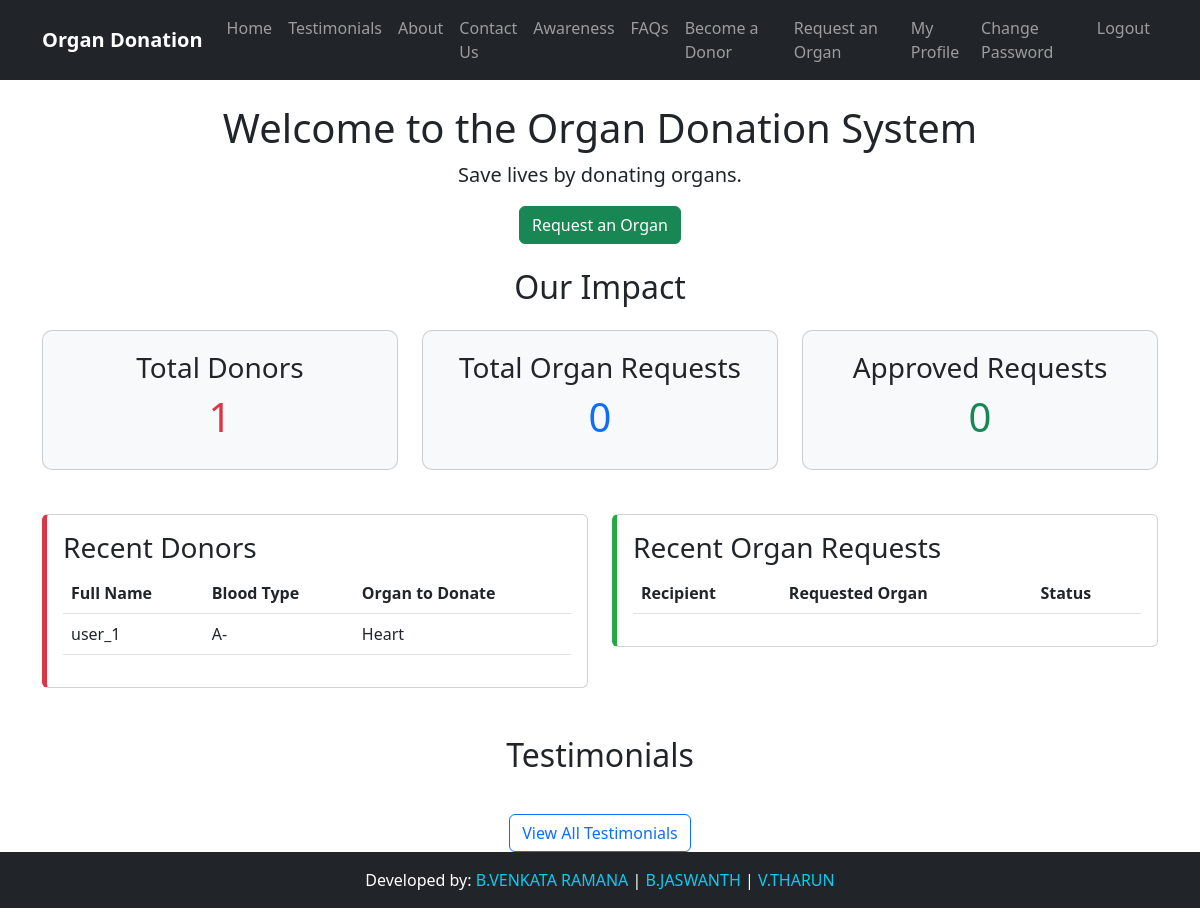
Page / (signed in) on the committed database.
### donation/models.py (models this page shows, shortened)
class Donor(models.Model):
    BLOOD_TYPE_CHOICES = [
        ('A+', 'A+'), ('A-', 'A-'),
        ('B+', 'B+'), ('B-', 'B-'),
        ('AB+', 'AB+'), ('AB-', 'AB-'),
        ('O+', 'O+'), ('O-', 'O-'),
    ]
    ORGAN_CHOICES = [
        ('Heart', 'Heart'),
        ('Liver', 'Liver'),
        ('Kidney', 'Kidney'),
        ('Lungs', 'Lungs'),
        ('Pancreas', 'Pancreas'),
        ('Corneas', 'Corneas'),
    ]
    user = models.OneToOneField(User, on_delete=models.CASCADE)
    full_name = models.CharField(max_length=100)
    age = models.PositiveIntegerField()
    blood_type = models.CharField(max_length=3, choices=BLOOD_TYPE_CHOICES)
    organ_to_donate = models.CharField(max_length=20, choices=ORGAN_CHOICES)
    contact_number = models.CharField(max_length=15)
    address = models.TextField()
    is_approved = models.BooleanField(default=False)

### donation/views.py (the view)
# urls.py: path('', views.home, name='home'),
def home(request):
    donors = Donor.objects.filter(is_approved=True)
    requests = OrganRequest.objects.all()
    testimonials = Testimonial.objects.all()[:3]
    context = {
        'total_donors': donors.count(),
        'total_requests': requests.count(),
        'approved_requests': requests.filter(status='Approved').count(),
        'recent_donors': donors.order_by('-id')[:2],
        'recent_requests': requests.order_by('-request_date')[:2],
        'testimonials': testimonials,
    }
    return render(request, 'donation/home.html', context)

### donation/templates/donation/home.html (shortened to what this page needs)
{% extends 'donation/base.html' %}
{% block content %}
<div class="row mb-4">
    <div class="col-md-12 text-center">
        <h1>Welcome to the Organ Donation System</h1>
        <p class="lead">Save lives by donating organs.</p>
        <div class="mt-3">
            {% if user.is_authenticated %}
                <a href="{% url 'request_organ' %}" class="btn btn-success">Request an Organ</a>
            {% else %}
                <a href="{% url 'register_donor' %}" class="btn btn-danger me-2">Become a Donor</a>
                <a href="{% url 'request_organ' %}" class="btn btn-success">Request an Organ</a>
            {% endif %}
        </div>
    </div>
</div>
<div class="row mb-4">
    <h2 class="text-center mb-4">Our Impact</h2>
    <div class="col-md-4">
        <div class="card impact-card bg-light">
            <h3 class="text-center">Total Donors</h3>
            <h1 class="text-center text-danger">{{ total_donors }}</h1>
        </div>
    </div>
    <div class="col-md-4">
        <div class="card impact-card bg-light">
            <h3 class="text-center">Total Organ Requests</h3>
            <h1 class="text-center text-primary">{{ total_requests }}</h1>
        </div>
    </div>
    <div class="col-md-4">
        <div class="card impact-card bg-light">
            <h3 class="text-center">Approved Requests</h3>
            <h1 class="text-center text-success">{{ approved_requests }}</h1>
        </div>
    </div>
</div>
<div class="row">
    <div class="col-md-6">
        <div class="card donor-card mb-4">
            <div class="card-body">
                <h3 class="card-title">Recent Donors</h3>
                <table class="table table-hover">
                    <thead>
                        <tr>
                            <th>Full Name</th>
                            <th>Blood Type</th>
                            <th>Organ to Donate</th>
                        </tr>
                    </thead>
                    <tbody>
                        {% for donor in recent_donors %}
                        <tr>
                            <td>{{ donor.full_name }}</td>
                            <td>{{ donor.blood_type }}</td>
                            <td>{{ donor.organ_to_donate }}</td>
                        </tr>
                        {% endfor %}
                    </tbody>
                </table>
            </div>
        </div>
    </div>
    <div class="col-md-6">
        <div class="card request-card mb-4">
            <div class="card-body">
                <h3 class="card-title">Recent Organ Requests</h3>
                <table class="table table-hover">
                    <thead>
                        <tr>
                            <th>Recipient</th>
                            <th>Requested Organ</th>
                            <th>Status</th>
                        </tr>
                    </thead>
                </table>
            </div>
        </div>
    </div>
</div>
<div class="row mt-4">
    <h2 class="text-center mb-4">Testimonials</h2>
    <div class="text-center mt-3">
        <a href="{% url 'testimonials' %}" class="btn btn-outline-primary">View All Testimonials</a>
    </div>
</div>
{% endblock %}

### donation/templates/donation/base.html (style rules this page uses)
.impact-card { border-radius: 10px; padding: 20px; margin-bottom: 20px; }
.donor-card { border-left: 5px solid #dc3545; }
.request-card { border-left: 5px solid #28a745; }

### rows in the picture
Donor: full_name "user_1", blood_type "A-", organ_to_donate "Heart"

### other values in the picture
{{ total_donors }} "1"
{{ total_requests }} "0"
{{ approved_requests }} "0"
